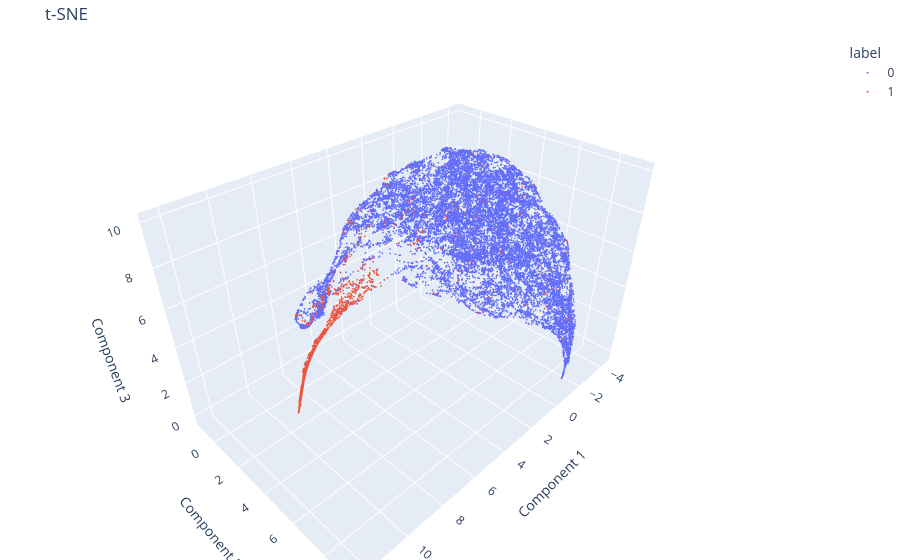

Here is the notebook cell this chart was saved with:
### Code cell
plot_3d_plotly(umap_3c.transform(X_data), y_data, title="t-SNE")

### Figure 1 — Plotly figure (JSON) as saved in the notebook; plotly's stock layout.template omitted (floating-point values rounded to 4 significant figures; data arrays with more than 128 entries replaced by an {"elided": "..."} marker saying what was removed)
{"data": [{"hovertemplate": "label=0<br>Component 1=%{x}<br>Component 2=%{y}<br>Component 3=%{z}<extra></extra>", "legendgroup": "0", "marker": {"color": "#636efa", "symbol": "circle", "size": 1}, "mode": "markers", "name": "0", "scene": "scene", "showlegend": true, "x": {"elided": "16259 float values"}, "y": {"elided": "16259 float values"}, "z": {"elided": "16259 float values"}, "type": "scatter3d"}, {"hovertemplate": "label=1<br>Component 1=%{x}<br>Component 2=%{y}<br>Component 3=%{z}<extra></extra>", "legendgroup": "1", "marker": {"color": "#EF553B", "symbol": "circle", "size": 1}, "mode": "markers", "name": "1", "scene": "scene", "showlegend": true, "x": {"elided": "1639 float values"}, "y": {"elided": "1639 float values"}, "z": {"elided": "1639 float values"}, "type": "scatter3d"}], "layout": {"scene": {"domain": {"x": [0.0, 1.0], "y": [0.0, 1.0]}, "xaxis": {"title": {"text": "Component 1"}}, "yaxis": {"title": {"text": "Component 2"}}, "zaxis": {"title": {"text": "Component 3"}}}, "legend": {"title": {"text": "label"}, "tracegroupgap": 0}, "title": {"text": "t-SNE"}, "margin": {"l": 0, "r": 0, "b": 0, "t": 40}}}
